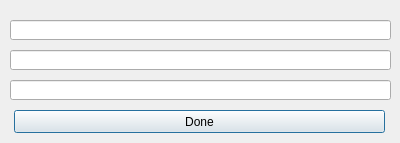
<?xml version="1.0" encoding="UTF-8"?>
<ui version="4.0">
 <class>DirectorySettingsDialog</class>
 <widget class="QDialog" name="DirectorySettingsDialog">
  <property name="geometry">
   <rect>
    <x>0</x>
    <y>0</y>
    <width>400</width>
    <height>143</height>
   </rect>
  </property>
  <property name="windowTitle">
   <string>Dialog</string>
  </property>
  <widget class="QLineEdit" name="line1">
   <property name="geometry">
    <rect>
     <x>10</x>
     <y>20</y>
     <width>381</width>
     <height>20</height>
    </rect>
   </property>
  </widget>
  <widget class="QLineEdit" name="line2">
   <property name="geometry">
    <rect>
     <x>10</x>
     <y>50</y>
     <width>381</width>
     <height>20</height>
    </rect>
   </property>
  </widget>
  <widget class="QLineEdit" name="line3">
   <property name="geometry">
    <rect>
     <x>10</x>
     <y>80</y>
     <width>381</width>
     <height>20</height>
    </rect>
   </property>
  </widget>
  <widget class="QPushButton" name="done_button">
   <property name="geometry">
    <rect>
     <x>14</x>
     <y>110</y>
     <width>371</width>
     <height>23</height>
    </rect>
   </property>
   <property name="text">
    <string>Done</string>
   </property>
  </widget>
 </widget>
 <resources/>
 <connections/>
</ui>
